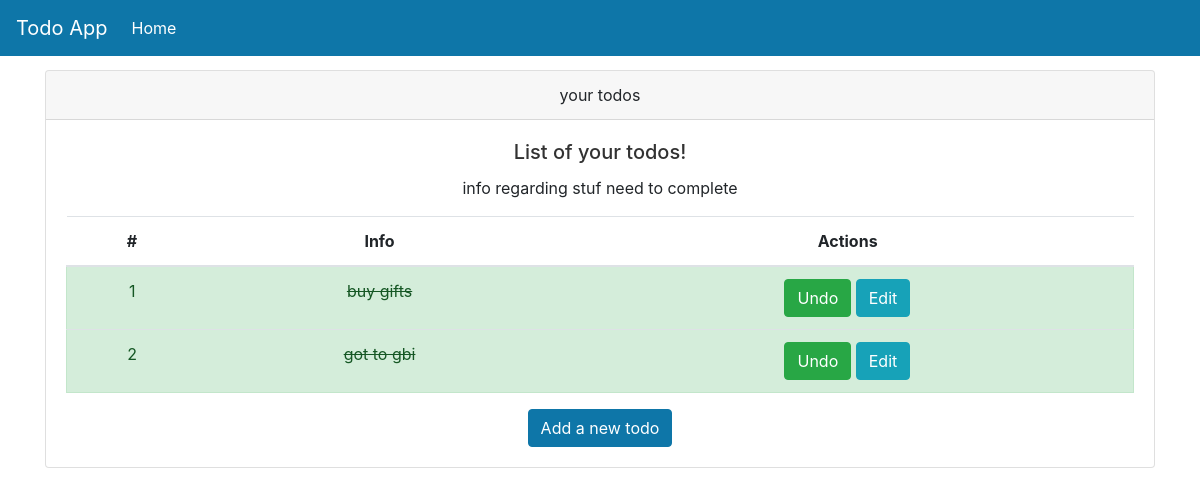
Page /todos/ on the earlier database version.
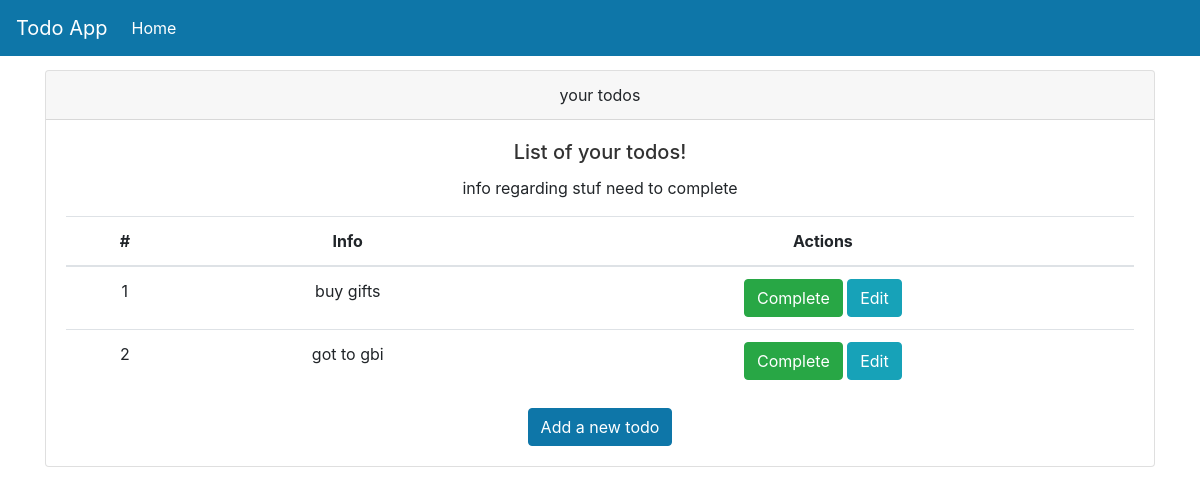
Same page on the later database version.
### models.py (models this page shows)
class Todos(Base):
    __tablename__ = "todos"
    id = Column(Integer, primary_key=True,index=True)
    title = Column(String)
    description=Column(String)
    priority=Column(Integer)
    complete = Column(Boolean, default=False)
    owner_id = Column(Integer, ForeignKey("users.id"))
    owner = relationship("Users",back_populates="todos")

### routers/todos.py (the view)
@router.get("/", response_class=HTMLResponse)
def read_all_by_user(request:Request, db:Session = Depends(get_db)):
    todos = db.query(models.Todos).filter(models.Todos.owner_id == 1).all()
    return templates.TemplateResponse("home.html", {"request": request, "todos": todos})

### templates/home.html
{% include 'layout.html' %}
<div class="container">
    <div class="card text-center">
        <div class="card-header">
            your todos
        </div>
        <div class="card-body">
            <h5 class="card-title">List of your todos!</h5>
            <p class="card-text">info regarding stuf need to complete</p>
            <table class="table table-hover">
                <thead>
                    <tr>
                        <th scope="col">#</th>
                        <th scope="col">Info</th>
                        <th scope="col">Actions</th>
                    </tr>
                </thead>
                <tbody>
                    {% for todo in todos %}
                    {% if todo.complete == False %}
                    <tr class="pointer">
                        <td>{{loop.index}}</td>
                        <td>{{todo.title}}</td>
                        <td>
                            <button onclick="window.location.href='complete/{{todo.id}}'"type="button" class="btn btn-success">Complete</button>
                            <button onclick="window.location.href='edit-todo/{{todo.id}}'" type ="button" class="btn btn-info">Edit</button>
                        </td>
                    </tr>
                    {%else%}
                    <tr class="pointer alert alert-success">
                        <td>{{loop.index}}</td>
                        <td class="strike-through-td">{{todo.title}}</td>
                        <td>
                            <button onclick="window.location.href='complete/{{todo.id}}'"type="button" class="btn btn-success">Undo</button>
                           <button onclick="window.location.href='edit-todo/{{todo.id}}'" type ="button" class="btn btn-info">Edit
                            </button>
                        </td>
                    </tr>
                    {% endif %}
                    {% endfor %}
                </tbody>
            </table>
            <a href="add-todo" class="btn btn-primary" >Add a new todo</a>
        </div>
    </div>
</div>

### templates/layout.html (shortened to what this page needs)
<!DOCTYPE html>
<html lang="en">
    <head>
        <link rel="stylesheet" type="text/css" href="{{url_for('static', path='/todo/css/base.css')}}">
        <link rel="stylesheet" type="text/css" href="{{url_for('static', path='/todo/css/bootstrap.css')}}">
    </head>
<body>
{%include 'navbar.html'%}
</body>
</html>

### templates/navbar.html (shortened to what this page needs)
<div>
    <nav class="navbar navbar-expand-md navbar-dark main-color fixed-top d-flex">
        <a class="navbar-brand" href="#">Todo App</a>
    <div class="collapse navbar-collapse" id="navbarNav">
        <ul class="navbar-nav">
            <li class="nav-item active">
                <a class="nav-link" href="#"> Home </a>
            </li>
        </ul>
    </div>
    </nav>
</div>

### static/todo/css/base.css (style rules this page uses)
body { background: #fafafa; color: #33333a; padding-top: 70px; }
h1, h2, h3, h4, h5, h6 { color: #323232; }
.main-color { background-color: #0e76a8 ; }

Differences in the rows shown:
changed Todos "buy gifts": complete "Undo" → "Complete"
changed Todos "got to gbi": complete "Undo" → "Complete"
